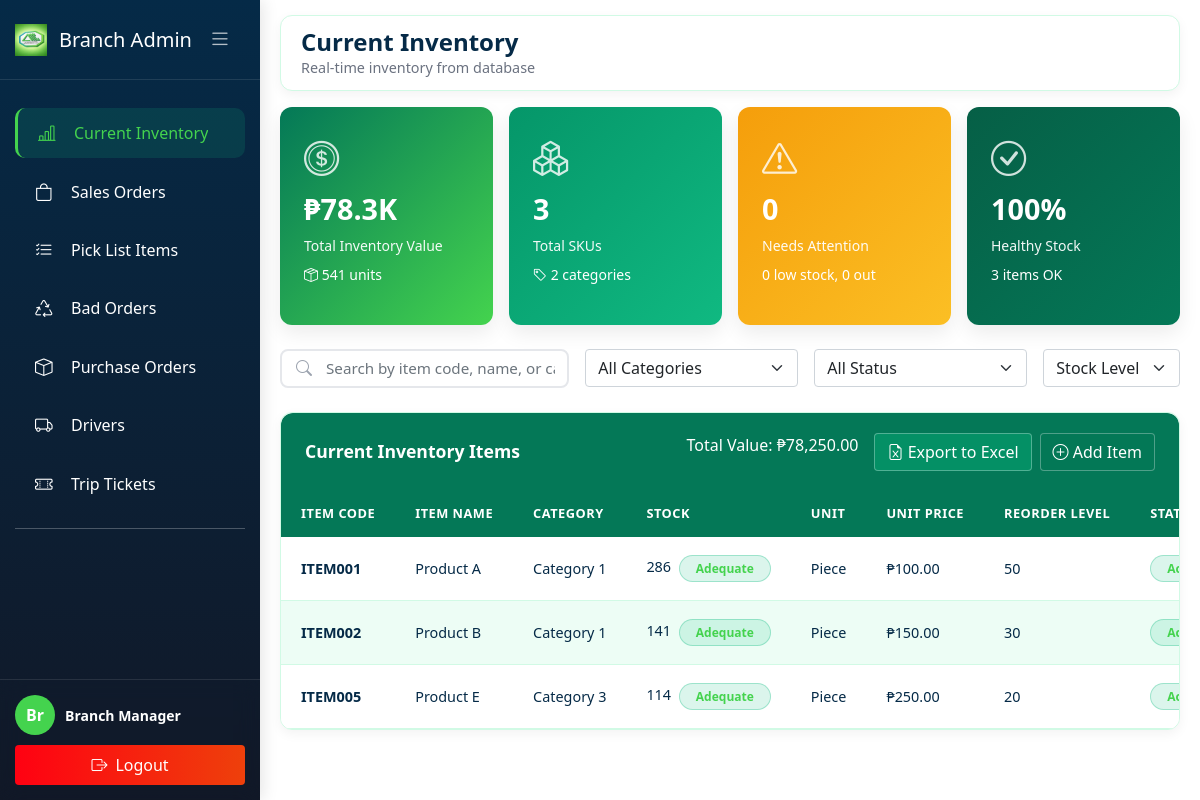
Before: /BranchAdmin/current_inventory.php (signed in) with the older database file.
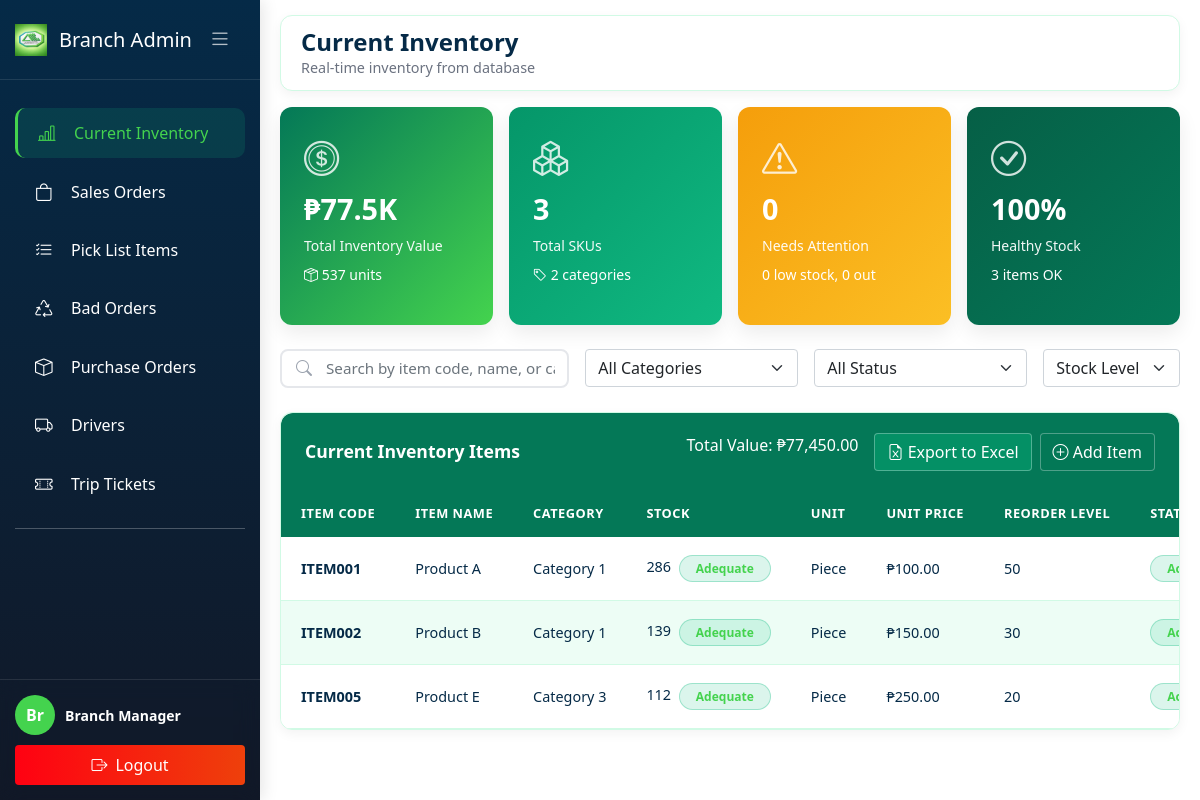
After: the same page with the newer database file.
### tables this page shows
CREATE TABLE `items` (
  `item_id` int(11) NOT NULL,
  `item_code` varchar(50) NOT NULL,
  `item_name` varchar(150) NOT NULL,
  `description` text DEFAULT NULL,
  `category` varchar(100) DEFAULT NULL,
  `stock` int(11) NOT NULL,
  `unit_type` enum('case','inner-pack','piece','box','carton') DEFAULT 'piece',
  `unit_price` decimal(10,2) NOT NULL,
  `reorder_level` int(11) DEFAULT 50,
  `status` enum('active','inactive','discontinued') DEFAULT 'active',
  `created_at` timestamp NOT NULL DEFAULT current_timestamp(),
  `updated_at` timestamp NOT NULL DEFAULT current_timestamp() ON UPDATE current_timestamp(),
  `branch_id` int(11) DEFAULT NULL
);

### BranchAdmin/current_inventory.php (the view, shortened to what the changed rows need)
<?php
require_once '../config/database.php';
$branch_id = $_SESSION['branch_id'] ?? 0;
$view_all_branches = $_SESSION['view_all_branches'] ?? false;
$items_branch_column_exists = false;
$check_column = $conn->query("SHOW COLUMNS FROM items LIKE 'branch_id'");
if ($check_column && $check_column->num_rows > 0) {
    $items_branch_column_exists = true;
}
$branch_condition = "";
if ($items_branch_column_exists && !$view_all_branches) {
    $branch_condition = "AND branch_id = $branch_id";
}
$items_query = "
    SELECT
        item_id,
        item_code,
        item_name,
        description,
        category,
        stock as quantity_on_hand,
        unit_type,
        unit_price,
        reorder_level,
        status,
        branch_id,
        created_at,
        updated_at
    FROM items
    WHERE 1=1
    $branch_condition
    ORDER BY item_code ASC
";
$items_result = $conn->query($items_query);
$items = $items_result->fetch_all(MYSQLI_ASSOC);
$total_stock = array_sum(array_column($items, 'quantity_on_hand'));
$total_value = array_sum(array_map(function($item) {
    return $item['quantity_on_hand'] * $item['unit_price'];
}, $items));
$statInventoryValue = '₱' . number_format($total_value / 1000, 1) . 'K';
function getStockStatus($stock, $reorder_level) {
    return ['label' => 'Adequate', 'class' => 'bg-success text-white'];
}
?>
<!DOCTYPE html>
<html lang="en">
<head>
    <link rel="stylesheet" href="../css/current_inventory.css">
    <link href="https://cdn.jsdelivr.net/npm/bootstrap@5.1.3/dist/css/bootstrap.min.css" rel="stylesheet">
    <link rel="stylesheet" href="https://cdn.jsdelivr.net/npm/bootstrap-icons@1.8.1/font/bootstrap-icons.css">
    <link rel="stylesheet" href="https://cdn.jsdelivr.net/npm/inter-ui@3.19.3/inter.css">
    <link href="https://cdn.jsdelivr.net/npm/sweetalert2@11/dist/sweetalert2.min.css" rel="stylesheet">
</head>
<body>
    <div id="appPage">
        <div class="main-content" id="mainContent">
            <div id="dashboardContent" class="page-content active">
                <div class="navbar-top">
                    <div class="page-title">
                        <h2>Current Inventory</h2>
                    </div>
                </div>
                <div class="row g-3 mb-4">
                    <div class="col-xl-3 col-md-6">
                        <div class="stat-card total">
                            <i class="bi bi-coin stat-icon"></i>
                            <div class="stat-value"><?= $statInventoryValue ?></div>
                            <div class="stat-label">Total Inventory Value</div>
                            <small class="d-block mt-2"><i class="bi bi-box-seam"></i> <?= number_format($total_stock) ?> units</small>
                        </div>
                    </div>
                </div>
                <div class="data-table">
                    <div class="table-header d-flex justify-content-between align-items-center">
                        <div class="d-flex gap-2">
                            <span class="text-muted me-2">Total Value: ₱<?= number_format($total_value, 2) ?></span>
                            <button class="btn btn-success" onclick="exportToExcel()">
                                <i class="bi bi-file-earmark-excel"></i> Export to Excel
                            </button>
                            <button class="btn btn-primary" onclick="showAddItemModal()">
                                <i class="bi bi-plus-circle"></i> Add Item
                            </button>
                        </div>
                    </div>
                    <div class="table-container">
                        <table class="table custom-table compact-table" id="inventoryTable">
                            <thead>
                                <tr>
                                    <th>Item Code</th>
                                    <th>Item Name</th>
                                    <th>Category</th>
                                    <th>Stock</th>
                                    <th>Unit</th>
                                    <th>Unit Price</th>
                                    <th>Reorder Level</th>
                                    <th>Status</th>
                                </tr>
                            </thead>
                            <tbody id="inventoryTableBody">
                                <?php if (empty($items)): ?>
                                <tr>
                                    <td colspan="<?= ($items_branch_column_exists && $view_all_branches) ? '10' : '9' ?>" class="text-center py-4">
                                        <i class="bi bi-inbox fs-1 d-block text-muted mb-2"></i>
                                        <p class="text-muted mb-0">
                                            No items found
                                            <?php if ($items_branch_column_exists && !$view_all_branches): ?>
                                                for your branch
                                            <?php endif; ?>
                                        </p>
                                        <button class="btn btn-sm btn-primary mt-2" onclick="showAddItemModal()">
                                            <i class="bi bi-plus-circle"></i> Add Item
                                        </button>
                                    </td>
                                </tr>
                                <?php else: ?>
                                    <?php foreach ($items as $item):
                                        $stock_status = getStockStatus($item['quantity_on_hand'], $item['reorder_level']);
                                    ?>
                                    <tr class="inventory-row"
                                        data-id="<?= $item['item_id'] ?>"
                                        data-code="<?= htmlspecialchars($item['item_code']) ?>"
                                        data-name="<?= htmlspecialchars($item['item_name']) ?>"
                                        data-category="<?= htmlspecialchars($item['category'] ?? '') ?>"
                                        data-status="<?= $item['status'] ?>"
                                        data-stock="<?= $item['quantity_on_hand'] ?>"
                                        data-reorder="<?= $item['reorder_level'] ?>"
                                        data-price="<?= $item['unit_price'] ?>"
                                        data-unit="<?= $item['unit_type'] ?>"
                                        data-description="<?= htmlspecialchars($item['description'] ?? '') ?>"
                                        data-branch="<?= $item['branch_id'] ?? '' ?>">
                                        <td><strong><?= htmlspecialchars($item['item_code']) ?></strong></td>
                                        <td>
                                            <?= htmlspecialchars($item['item_name']) ?>
                                        </td>
                                        <td><?= htmlspecialchars($item['category'] ?? 'Uncategorized') ?></td>
                                        <td>
                                            <span class="<?= $item['quantity_on_hand'] <= $item['reorder_level'] ? 'text-danger fw-bold' : '' ?>">
                                                <?= number_format($item['quantity_on_hand']) ?>
                                            </span>
                                            <span class="badge <?= $stock_status['class'] ?> ms-1"><?= $stock_status['label'] ?></span>
                                        </td>
                                        <td><?= ucfirst(str_replace('-', ' ', $item['unit_type'])) ?></td>
                                        <td>₱<?= number_format($item['unit_price'], 2) ?></td>
                                        <td><?= $item['reorder_level'] ?></td>
                                        <td>
                                            <?php
                                            $status_class = match($item['status']) {
                                                'active' => 'bg-success',
                                                'inactive' => 'bg-secondary',
                                                'discontinued' => 'bg-danger',
                                                default => 'bg-warning'
                                            };
                                            ?>
                                            <span class="badge <?= $status_class ?>"><?= ucfirst($item['status']) ?></span>
                                        </td>
                                    </tr>
                                    <?php endforeach; ?>
                                <?php endif; ?>
                            </tbody>
                        </table>
                    </div>
                </div>
            </div>
        </div>
    </div>
</body>
</html>

Changed rows visible on the page:
changed items "ITEM002": stock "141" → "139"
changed items "ITEM005": stock "114" → "112"
Other visible differences:
$statInventoryValue: "₱78.3K" → "₱77.5K"
$total_stock: "541" → "537"
$total_value: "78,250.00" → "77,450.00"
